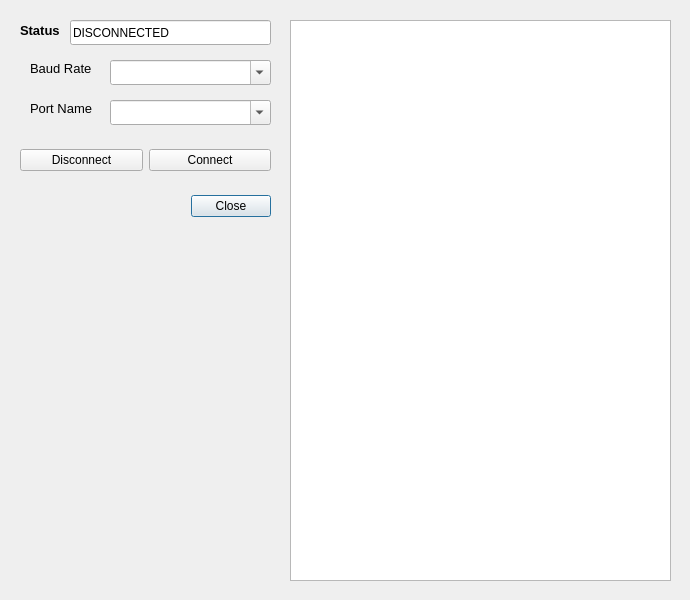
<?xml version="1.0" encoding="UTF-8"?>
<ui version="4.0">
 <class>SerialBox</class>
 <widget class="QDialog" name="SerialBox">
  <property name="geometry">
   <rect>
    <x>0</x>
    <y>0</y>
    <width>690</width>
    <height>600</height>
   </rect>
  </property>
  <property name="minimumSize">
   <size>
    <width>690</width>
    <height>600</height>
   </size>
  </property>
  <property name="windowTitle">
   <string>Serial</string>
  </property>
  <widget class="QDialogButtonBox" name="button_box">
   <property name="geometry">
    <rect>
     <x>10</x>
     <y>190</y>
     <width>261</width>
     <height>32</height>
    </rect>
   </property>
   <property name="orientation">
    <enum>Qt::Horizontal</enum>
   </property>
   <property name="standardButtons">
    <set>QDialogButtonBox::Close</set>
   </property>
   <property name="centerButtons">
    <bool>false</bool>
   </property>
  </widget>
  <widget class="QLabel" name="status_label">
   <property name="geometry">
    <rect>
     <x>20</x>
     <y>20</y>
     <width>71</width>
     <height>21</height>
    </rect>
   </property>
   <property name="font">
    <font>
     <pointsize>10</pointsize>
     <weight>75</weight>
     <bold>true</bold>
     <kerning>true</kerning>
    </font>
   </property>
   <property name="text">
    <string>Status</string>
   </property>
  </widget>
  <widget class="QLineEdit" name="serial_status">
   <property name="geometry">
    <rect>
     <x>70</x>
     <y>20</y>
     <width>201</width>
     <height>25</height>
    </rect>
   </property>
   <property name="font">
    <font>
     <pointsize>9</pointsize>
     <weight>50</weight>
     <bold>false</bold>
    </font>
   </property>
   <property name="text">
    <string>DISCONNECTED</string>
   </property>
   <property name="readOnly">
    <bool>true</bool>
   </property>
  </widget>
  <widget class="QLabel" name="port_name_label">
   <property name="geometry">
    <rect>
     <x>30</x>
     <y>100</y>
     <width>81</width>
     <height>17</height>
    </rect>
   </property>
   <property name="font">
    <font>
     <pointsize>10</pointsize>
    </font>
   </property>
   <property name="text">
    <string>Port Name</string>
   </property>
  </widget>
  <widget class="QLabel" name="baud_rate_label">
   <property name="geometry">
    <rect>
     <x>30</x>
     <y>60</y>
     <width>81</width>
     <height>17</height>
    </rect>
   </property>
   <property name="font">
    <font>
     <pointsize>10</pointsize>
    </font>
   </property>
   <property name="text">
    <string>Baud Rate</string>
   </property>
  </widget>
  <widget class="QComboBox" name="serial_combo_box">
   <property name="geometry">
    <rect>
     <x>110</x>
     <y>100</y>
     <width>161</width>
     <height>25</height>
    </rect>
   </property>
   <property name="editable">
    <bool>true</bool>
   </property>
   <property name="insertPolicy">
    <enum>QComboBox::InsertAtTop</enum>
   </property>
  </widget>
  <widget class="QWidget" name="horizontalLayoutWidget">
   <property name="geometry">
    <rect>
     <x>20</x>
     <y>140</y>
     <width>251</width>
     <height>41</height>
    </rect>
   </property>
   <layout class="QHBoxLayout" name="button_layout">
    <item>
     <widget class="QPushButton" name="disconnect_button">
      <property name="text">
       <string>Disconnect</string>
      </property>
     </widget>
    </item>
    <item>
     <widget class="QPushButton" name="connect_button">
      <property name="text">
       <string>Connect</string>
      </property>
     </widget>
    </item>
   </layout>
  </widget>
  <widget class="QComboBox" name="baud_combo_box">
   <property name="geometry">
    <rect>
     <x>110</x>
     <y>60</y>
     <width>161</width>
     <height>25</height>
    </rect>
   </property>
   <property name="editable">
    <bool>true</bool>
   </property>
   <property name="insertPolicy">
    <enum>QComboBox::InsertAtTop</enum>
   </property>
  </widget>
  <widget class="QPlainTextEdit" name="serial_display">
   <property name="geometry">
    <rect>
     <x>290</x>
     <y>20</y>
     <width>381</width>
     <height>561</height>
    </rect>
   </property>
  </widget>
 </widget>
 <resources/>
 <connections/>
</ui>
